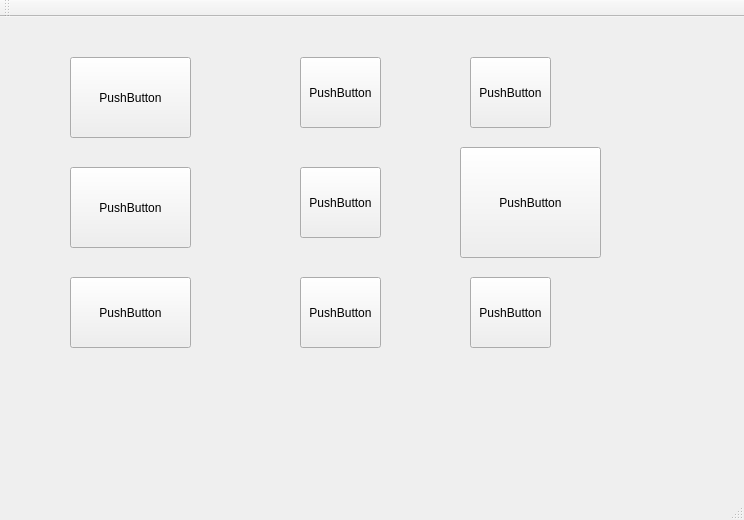
<?xml version="1.0" encoding="UTF-8"?>
<ui version="4.0">
 <class>MainWindow</class>
 <widget class="QMainWindow" name="MainWindow">
  <property name="geometry">
   <rect>
    <x>0</x>
    <y>0</y>
    <width>744</width>
    <height>520</height>
   </rect>
  </property>
  <property name="windowTitle">
   <string>MainWindow</string>
  </property>
  <widget class="QWidget" name="centralWidget">
   <widget class="QPushButton" name="pushButton_1">
    <property name="geometry">
     <rect>
      <x>70</x>
      <y>40</y>
      <width>121</width>
      <height>81</height>
     </rect>
    </property>
    <property name="text">
     <string>PushButton</string>
    </property>
   </widget>
   <widget class="QPushButton" name="pushButton_2">
    <property name="geometry">
     <rect>
      <x>300</x>
      <y>40</y>
      <width>81</width>
      <height>71</height>
     </rect>
    </property>
    <property name="text">
     <string>PushButton</string>
    </property>
   </widget>
   <widget class="QPushButton" name="pushButton_3">
    <property name="geometry">
     <rect>
      <x>470</x>
      <y>40</y>
      <width>81</width>
      <height>71</height>
     </rect>
    </property>
    <property name="text">
     <string>PushButton</string>
    </property>
   </widget>
   <widget class="QPushButton" name="pushButton_4">
    <property name="geometry">
     <rect>
      <x>460</x>
      <y>130</y>
      <width>141</width>
      <height>111</height>
     </rect>
    </property>
    <property name="text">
     <string>PushButton</string>
    </property>
   </widget>
   <widget class="QPushButton" name="pushButton_5">
    <property name="geometry">
     <rect>
      <x>300</x>
      <y>150</y>
      <width>81</width>
      <height>71</height>
     </rect>
    </property>
    <property name="text">
     <string>PushButton</string>
    </property>
   </widget>
   <widget class="QPushButton" name="pushButton_6">
    <property name="geometry">
     <rect>
      <x>70</x>
      <y>150</y>
      <width>121</width>
      <height>81</height>
     </rect>
    </property>
    <property name="text">
     <string>PushButton</string>
    </property>
   </widget>
   <widget class="QPushButton" name="pushButton_7">
    <property name="geometry">
     <rect>
      <x>70</x>
      <y>260</y>
      <width>121</width>
      <height>71</height>
     </rect>
    </property>
    <property name="text">
     <string>PushButton</string>
    </property>
   </widget>
   <widget class="QPushButton" name="pushButton_8">
    <property name="geometry">
     <rect>
      <x>300</x>
      <y>260</y>
      <width>81</width>
      <height>71</height>
     </rect>
    </property>
    <property name="text">
     <string>PushButton</string>
    </property>
   </widget>
   <widget class="QPushButton" name="pushButton_9">
    <property name="geometry">
     <rect>
      <x>470</x>
      <y>260</y>
      <width>81</width>
      <height>71</height>
     </rect>
    </property>
    <property name="text">
     <string>PushButton</string>
    </property>
   </widget>
  </widget>
  <widget class="QMenuBar" name="menuBar">
   <property name="geometry">
    <rect>
     <x>0</x>
     <y>0</y>
     <width>744</width>
     <height>21</height>
    </rect>
   </property>
  </widget>
  <widget class="QToolBar" name="mainToolBar">
   <attribute name="toolBarArea">
    <enum>TopToolBarArea</enum>
   </attribute>
   <attribute name="toolBarBreak">
    <bool>false</bool>
   </attribute>
  </widget>
  <widget class="QStatusBar" name="statusBar"/>
 </widget>
 <layoutdefault spacing="6" margin="11"/>
 <resources/>
 <connections/>
</ui>
